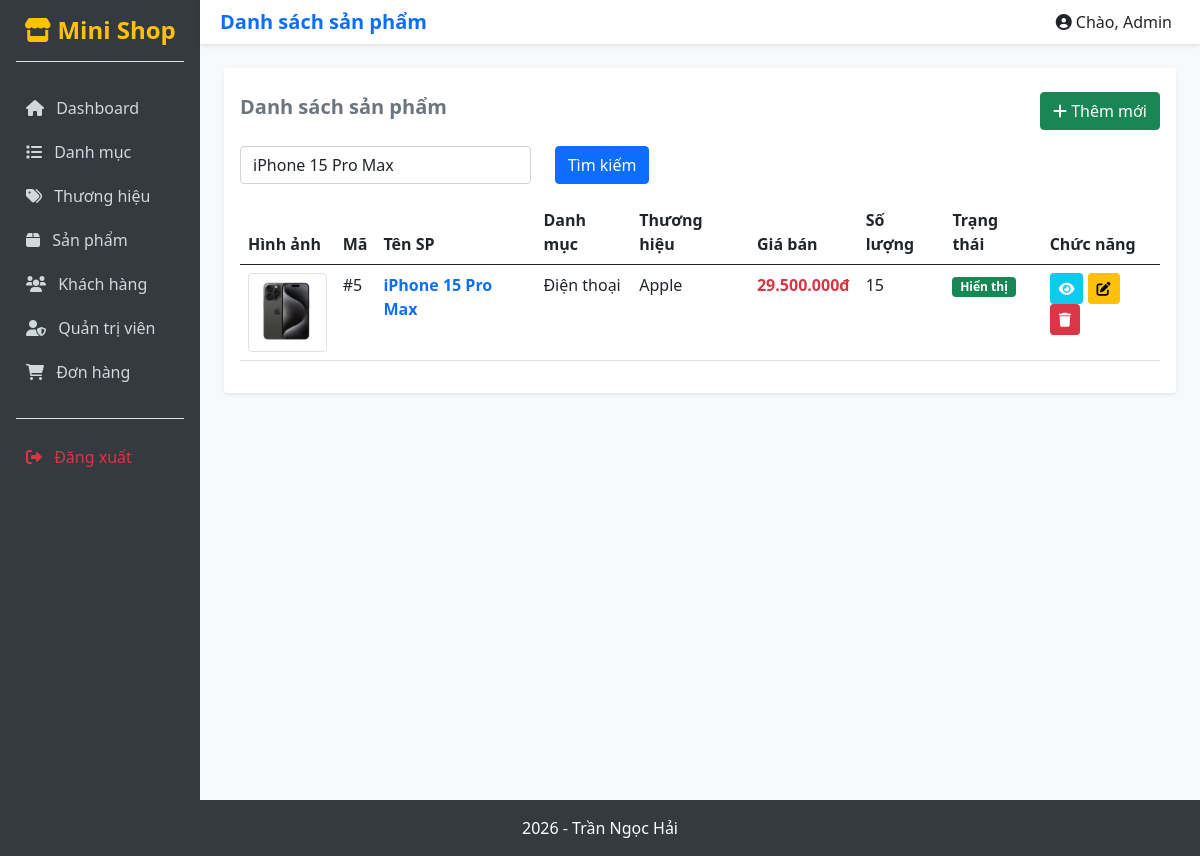
The page /views/admin/products/index.php?keyword=iPhone 15 Pro Max on the database its author committed.
### tables this page shows
CREATE TABLE `products` (
  `id` int(11) NOT NULL,
  `category_id` int(11) NOT NULL,
  `brand_id` int(11) NOT NULL,
  `proname` varchar(200) NOT NULL,
  `slug` varchar(150) DEFAULT NULL,
  `price` decimal(10,0) NOT NULL,
  `discount_price` decimal(10,0) NOT NULL,
  `quantity` int(11) DEFAULT 0,
  `image` varchar(255) DEFAULT NULL,
  `description` text DEFAULT NULL,
  `status` tinyint(1) DEFAULT 1,
  `created_at` datetime DEFAULT current_timestamp(),
  `updated_at` datetime DEFAULT current_timestamp() ON UPDATE current_timestamp()
);

CREATE TABLE `categories` (
  `id` int(11) NOT NULL,
  `catename` varchar(100) NOT NULL,
  `slug` varchar(150) DEFAULT NULL,
  `image` varchar(255) DEFAULT NULL,
  `description` text DEFAULT NULL,
  `status` tinyint(1) DEFAULT 1,
  `created_at` datetime DEFAULT current_timestamp(),
  `updated_at` datetime DEFAULT current_timestamp() ON UPDATE current_timestamp()
);

CREATE TABLE `brands` (
  `id` int(11) NOT NULL,
  `brandname` varchar(100) NOT NULL,
  `slug` varchar(150) DEFAULT NULL,
  `image` varchar(255) DEFAULT NULL,
  `description` text DEFAULT NULL,
  `status` tinyint(1) DEFAULT 1,
  `created_at` datetime DEFAULT current_timestamp(),
  `updated_at` datetime DEFAULT current_timestamp() ON UPDATE current_timestamp()
);

### config/Database.php (called while the page is built, shortened)
<?php
class Database {
    protected string $host = "localhost";
    protected string $database = "tranngochai_database";
    protected string $username = "root";
    protected string $password = "";
    protected function connect(): void {
        try {
            $this->conn = new mysqli(
                $this->host,
                $this->username,
                $this->password,
                $this->database
            );
        } catch (Exception $e) {
            echo "Lỗi: " . $e->getMessage();
        }
    }
}
?>

### dao/ProductDAO.php (called while the page is built, shortened)
<?php
require_once __DIR__ . "/BaseDAO.php";
require_once __DIR__ . "/../models/Product.php";
class ProductDAO extends BaseDAO {
    public function getAll($keyword = "") {
        $list = [];
        try {
            $sql = "SELECT p.*, c.catename as cateName, b.brandname as brandName
                    FROM products p
                    LEFT JOIN categories c ON p.category_id = c.id
                    LEFT JOIN brands b ON p.brand_id = b.id";
            if (!empty($keyword)) {
                $sql .= " WHERE p.proname LIKE ? OR c.catename LIKE ?";
            }
            $sql .= " ORDER BY p.id DESC";
            if (!empty($keyword)) {
                $stmt = $this->prepare($sql);
                $param = "%" . $keyword . "%";
                $stmt->bind_param("ss", $param, $param);
                $stmt->execute();
                $result = $stmt->get_result();
            } else {
                $result = $this->executeQuery($sql);
            }
            while ($row = $result->fetch_assoc()) {
                $product = new Product((int)$row["category_id"], (int)$row["brand_id"], $row["proname"], $row["slug"], (float)$row["price"], (float)$row["discount_price"], (int)$row["quantity"], $row["image"], $row["description"], (int)$row["status"]);
                $product->id = $row["id"];
                $product->cateName = $row["cateName"];
                $product->brandName = $row["brandName"];
                $list[] = $product;
            }
        } catch (Exception $e) { throw $e; }
        return $list;
    }
}
?>

### dao/BaseDAO.php (called while the page is built, shortened)
<?php
require_once __DIR__ . "/../config/Database.php";
class BaseDAO extends Database {
    protected function prepare(string $sql) {
        return $this->conn->prepare($sql);
    }
}
?>

### models/Product.php (called while the page is built, shortened)
<?php
class Product {
    public function __construct(int $categoryId = 0, int $brandId = 0, string $proname = "", string $slug = "", float $price = 0, float $discountPrice = 0, int $quantity = 0, ?string $image = null, ?string $description = null, int $status = 1) {
        $this->proname = $proname;
        $this->discountPrice = $discountPrice;
        $this->quantity = $quantity;
        $this->image = $image;
        $this->status = $status;
    }
}
?>

### views/admin/products/index.php (the view, shortened to what this page needs)
<?php
require_once "../../../dao/ProductDAO.php";
$dao = new ProductDAO();
$keyword = trim($_GET["keyword"] ?? "");
$products = $dao->getAll($keyword);
?>
<div class="card shadow-sm border-0">
    <div class="card-header bg-white border-0 pt-4 pb-0 d-flex justify-content-between align-items-center">
        <h5 class="fw-bold text-secondary">Danh sách sản phẩm</h5>
        <a href="create.php" class="btn btn-success"><i class="fa-solid fa-plus"></i> Thêm mới</a>
    </div>
    <div class="card-body">
        <form class="row mb-3" method="GET">
            <div class="col-md-4">
                <input type="text" name="keyword" class="form-control" placeholder="Nhập tên sản phẩm, danh mục..." value="<?= htmlspecialchars($keyword) ?>">
            </div>
            <div class="col-md-2">
                <button type="submit" class="btn btn-primary">Tìm kiếm</button>
            </div>
        </form>
        <?php if(empty($products)) { ?>
            <div class="alert alert-warning">Không tìm thấy dữ liệu.</div>
        <?php } else { ?>
            <table class="table table-hover">
                <thead>
                    <tr>
                        <th>Hình ảnh</th>
                        <th>Mã</th>
                        <th>Tên SP</th>
                        <th>Danh mục</th>
                        <th>Thương hiệu</th>
                        <th>Giá bán</th>
                        <th>Số lượng</th>
                        <th>Trạng thái</th>
                        <th>Chức năng</th>
                    </tr>
                </thead>
                <tbody>
                    <?php foreach ($products as $item) { ?>
                    <tr>
                        <td>
                            <?php if ($item->image != "") { ?>
                                <img src="/MiniShop_TranNgocHai/uploads/products/<?= $item->image ?>" alt="<?= htmlspecialchars($item->proname) ?>" class="img-thumbnail" width="80">
                            <?php } else { ?>
                                <span class="text-muted">No Image</span>
                            <?php } ?>
                        </td>
                        <td>#<?= $item->id ?></td>
                        <td class="fw-bold text-primary"><?= htmlspecialchars($item->proname) ?></td>
                        <td><?= htmlspecialchars($item->cateName) ?></td>
                        <td><?= htmlspecialchars($item->brandName) ?></td>
                        <td class="text-danger fw-bold"><?= number_format($item->discountPrice > 0 ? $item->discountPrice : $item->price, 0, ',', '.') ?>đ</td>
                        <td><?= $item->quantity ?></td>
                        <td><?= $item->status == 1 ? '<span class="badge bg-success">Hiển thị</span>' : '<span class="badge bg-secondary">Ẩn</span>' ?></td>
                        <td>
                            <a href="detail.php?id=<?= $item->id ?>" class="btn btn-sm btn-info text-white"><i class="fa-solid fa-eye"></i></a>
                            <a href="edit.php?id=<?= $item->id ?>" class="btn btn-sm btn-warning"><i class="fa-solid fa-pen-to-square"></i></a>
                            <form method="POST" onsubmit="return confirm('Bạn có chắc muốn xóa?');" class="d-inline">
                                <button type="submit" name="btnDelete" class="btn btn-sm btn-danger"><i class="fa-solid fa-trash"></i></button>
                            </form>
                        </td>
                    </tr>
                    <?php } ?>
                </tbody>
            </table>
        <?php } ?>
    </div>
</div>
<?php
include "../layouts/master.php";
?>

### assets/css/style.css (style rules this page uses)
body { background-color: #f8f9fa; }

### rows shown on the page
products: image (picture), id "5", proname "iPhone 15 Pro Max", category.catename "Điện thoại", brand.brandname "Apple", discount_price "29.500.000", quantity "15", status "Hiển thị"

### other values the page prints
$pageTitle "Danh sách sản phẩm"
